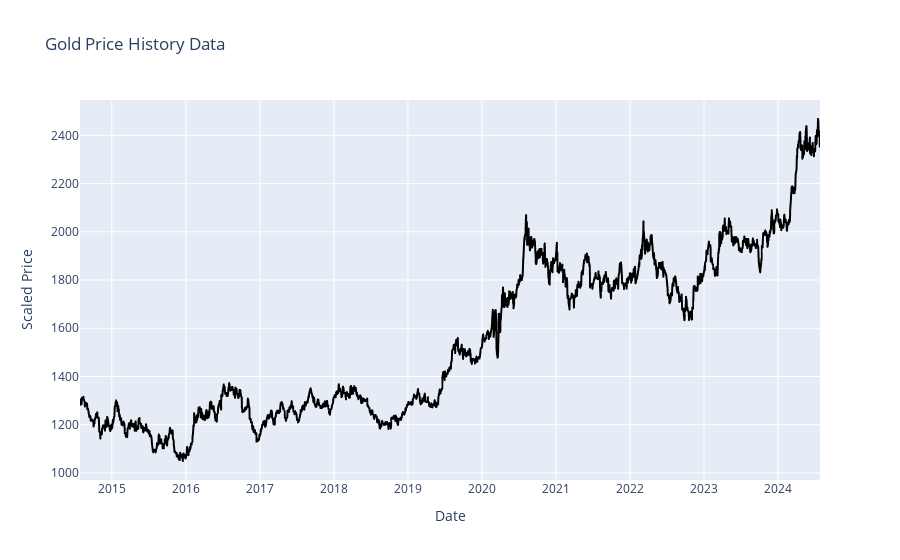

Write notebook code for a chart like this one.
### Code cell
import numpy as np
import pandas as pd
import matplotlib.pyplot as plt
import plotly.express as px
from sklearn.preprocessing import MinMaxScaler
from sklearn.metrics import mean_absolute_percentage_error
from keras.models import Model
from keras.layers import Input, Dense, Dropout, LSTM
import warnings
warnings.filterwarnings('ignore')


# Load the dataset
df = pd.read_csv('Gold Price History.csv')

# Basic data exploration
print("First few rows of the dataset:")
print(df.head())

print("\nDataset shape:", df.shape)
print("\nDataset info:")
print(df.info())
print("\nDataset description:")
print(df.describe())

# Feature selection: Drop 'Volume' column and rename 'Close/Last' to 'Price'
df.drop(['Volume'], axis=1, inplace=True)

df.rename(columns={'Close/Last': 'Price'}, inplace=True)

# Convert date column and sort
df['Date'] = pd.to_datetime(df['Date'])
df.sort_values(by='Date', ascending=True, inplace=True)
df.reset_index(drop=True, inplace=True)


# Data scaling
scaler = MinMaxScaler()
scaler.fit(df.Price.values.reshape(-1, 1))

# Remove redundant symbols and convert to float
NumCols = df.columns.drop(['Date'])
df[NumCols] = df[NumCols].replace({',': ''}, regex=True)
df[NumCols] = df[NumCols].astype('float64')

# Check for duplicates and missing values
print("\nNumber of duplicate rows:", df.duplicated().sum())
print("Number of missing values:", df.isnull().sum().sum())

# Visualize historical gold prices
fig = px.line(df, x='Date', y='Price', title='Gold Price History Data', labels={'Price': 'Scaled Price'})
fig.update_traces(line_color='black')
fig.show()

test_size = df[df.Date.dt.year>=2024].shape[0]
test_size

# Filter data for training and testing
train_data = df[df.Date.dt.year < 2024]
test_data = df[df.Date.dt.year == 2024]

# Print the sizes of the splits
print(f"Training data size: {train_data.shape[0]}")
print(f"Test data size: {test_data.shape[0]}")

# Plot training and test sets
plt.figure(figsize=(15, 6), dpi=150)
plt.rc('axes', edgecolor='black', facecolor='white')
plt.rc('figure', facecolor='white')

plt.plot(df.Date[:-test_size], df.Price[:-test_size], color='black', lw=2, label='Training set')
plt.plot(df.Date[-test_size:], df.Price[-test_size:], color='blue', lw=2, label='Test set')
plt.title('Gold Price Training and Test Sets', fontsize=15)
plt.xlabel('Date', fontsize=12)
plt.ylabel('Price', fontsize=12)
plt.legend(loc='upper left', prop={'size': 15})
plt.grid(color='gray')  # Adjust grid color as needed
plt.show()

# Define window size
window_size = 60

def create_dataset(data, window_size):
    X, y = [], []
    for i in range(window_size, len(data)):
        X.append(data[i-window_size:i, 0])
        y.append(data[i, 0])
    return np.array(X), np.array(y)

# Create training set
train_data = df.Price[:-test_size]
train_data = scaler.transform(train_data.values.reshape(-1, 1))
X_train, y_train = create_dataset(train_data, window_size)

# Create test set
test_data = df.Price[-test_size-window_size:]
test_data = scaler.transform(test_data.values.reshape(-1, 1))
X_test, y_test = create_dataset(test_data, window_size)

# Reshape data to fit LSTM input requirements
X_train = np.reshape(X_train, (X_train.shape[0], X_train.shape[1], 1))
X_test = np.reshape(X_test, (X_test.shape[0], X_test.shape[1], 1))

print('X_train Shape:', X_train.shape)
print('y_train Shape:', y_train.shape)
print('X_test Shape:', X_test.shape)
print('y_test Shape:', y_test.shape)


# Define the model
def define_model(window_size):
    input1 = Input(shape=(window_size, 1))
    x = LSTM(units=64, return_sequences=True)(input1)
    x = Dropout(0.2)(x)
    x = LSTM(units=64, return_sequences=True)(x)
    x = Dropout(0.2)(x)
    x = LSTM(units=64)(x)
    x = Dropout(0.2)(x)
    x = Dense(32, activation='relu')(x)
    dnn_output = Dense(1)(x)

    model = Model(inputs=input1, outputs=[dnn_output])
    model.compile(loss='mean_squared_error', optimizer='Nadam')
    model.summary()
    
    return model



# Train the model
model = define_model(window_size)
history = model.fit(X_train, y_train, epochs=100, batch_size=32, validation_split=0.1, verbose=1)

# Evaluate the model
result = model.evaluate(X_test, y_test)
y_pred = model.predict(X_test)

MAPE = mean_absolute_percentage_error(y_test, y_pred)
Accuracy = 1 - MAPE

print("Test Loss:", result)
print("Test MAPE:", MAPE)
print("Test Accuracy:", Accuracy)

# Transform prices back to original scale
y_test_true = scaler.inverse_transform(y_test.reshape(-1, 1))
y_test_pred = scaler.inverse_transform(y_pred.reshape(-1, 1))

# Plot the results
plt.figure(figsize=(15, 6), dpi=150)
plt.rc('axes', edgecolor='black', facecolor='white')
plt.rc('figure', facecolor='white')

plt.plot(df['Date'].iloc[:-test_size], scaler.inverse_transform(train_data), color='black', lw=2, label='Training Data')
plt.plot(df['Date'].iloc[-test_size:], y_test_true, color='blue', lw=2, label='Actual Test Data')
plt.plot(df['Date'].iloc[-test_size:], y_test_pred, color='red', lw=2, label='Predicted Test Data')

plt.title('Model Performance on Gold Price Prediction', fontsize=15)
plt.xlabel('Date', fontsize=12)
plt.ylabel('Price', fontsize=12)
plt.legend(loc='upper left', prop={'size': 15})
plt.grid(color='gray')  # Adjust grid color as needed
plt.show()

### Figure 1 — Plotly figure (JSON) as saved in the notebook; plotly's stock layout.template omitted (floating-point values rounded to 4 significant figures; data arrays with more than 128 entries replaced by an {"elided": "..."} marker saying what was removed)
{"data": [{"hovertemplate": "Date=%{x}<br>Scaled Price=%{y}<extra></extra>", "legendgroup": "", "line": {"color": "black", "dash": "solid"}, "marker": {"symbol": "circle"}, "mode": "lines", "name": "", "showlegend": false, "type": "scattergl", "x": {"elided": "2530 str values"}, "xaxis": "x", "y": {"elided": "2530 float values"}, "yaxis": "y"}], "layout": {"legend": {"tracegroupgap": 0}, "title": {"text": "Gold Price History Data"}, "xaxis": {"anchor": "y", "domain": [0, 1], "title": {"text": "Date"}}, "yaxis": {"anchor": "x", "domain": [0, 1], "title": {"text": "Scaled Price"}}}}
